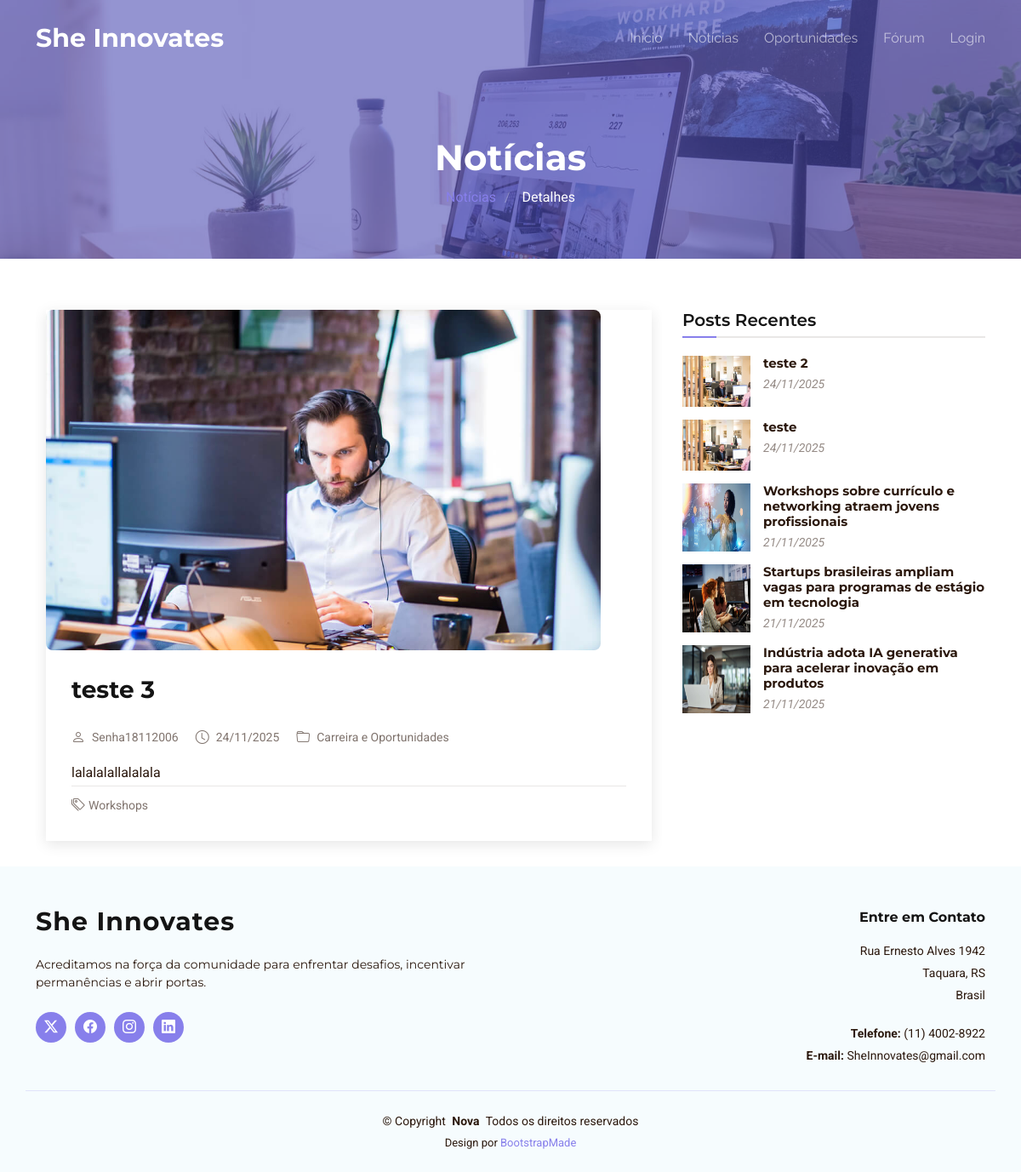
Screenshot of /Back-End-Projeto-Integrador/UserAnonimo/blog-details.php?id=11 with the database file from the repository.
### tables this page shows
CREATE TABLE `noticias` (
  `noticia_id` int NOT NULL,
  `titulo` varchar(255) NOT NULL,
  `conteudo` text NOT NULL,
  `imagem_capa` varchar(255) DEFAULT NULL,
  `categoria_id` int NOT NULL,
  `autor_id` int NOT NULL,
  `status` enum('rascunho','publicado','arquivado') DEFAULT 'rascunho',
  `data_publicacao` timestamp NULL DEFAULT NULL,
  `data_criacao` timestamp NULL DEFAULT CURRENT_TIMESTAMP,
  `data_atualizacao` timestamp NULL DEFAULT CURRENT_TIMESTAMP ON UPDATE CURRENT_TIMESTAMP
);

CREATE TABLE `usuarios` (
  `usuario_id` int NOT NULL,
  `nome_usuario` varchar(50) NOT NULL,
  `email` varchar(100) NOT NULL,
  `senha` varchar(255) NOT NULL,
  `is_admin` tinyint(1) NOT NULL DEFAULT '0',
  `data_cadastro` timestamp NULL DEFAULT CURRENT_TIMESTAMP
);

CREATE TABLE `categorias` (
  `categoria_id` int NOT NULL,
  `nome_categoria` varchar(100) NOT NULL,
  `descricao` text,
  `data_criacao` timestamp NULL DEFAULT CURRENT_TIMESTAMP
);

### Back-End-Projeto-Integrador/UserAnonimo/blog-details.php (the view, shortened to what this page needs)
<?php
require_once '../Include/conexao.php';
$noticia_id = mysqli_real_escape_string($con, $_GET['id']);
$query = "SELECT n.*, c.nome_categoria, u.nome_usuario
          FROM noticias n
          JOIN categorias c ON n.categoria_id = c.categoria_id
          JOIN usuarios u ON n.autor_id = u.usuario_id
          WHERE n.noticia_id = '$noticia_id' AND n.status = 'publicado'";
$result = mysqli_query($con, $query);
$noticia = mysqli_fetch_assoc($result);
$tags_query = "SELECT t.nome_tag
               FROM tags t
               JOIN noticias_tags nt ON t.tag_id = nt.tag_id
               WHERE nt.noticia_id = '$noticia_id'";
$tags_result = mysqli_query($con, $tags_query);
$tags = [];
if ($tags_result) {
    while ($tag = mysqli_fetch_assoc($tags_result)) {
        $tags[] = $tag['nome_tag'];
    }
}
$categoria_display = [
    'inovacao' => 'Inovação e Tendências',
    'carreira' => 'Carreira e Oportunidades',
    'educacao' => 'Educação e Capacitação',
    'startups' => 'Startups e Iniciativas Inovadoras',
    'eventos' => 'Eventos e Conexões',
    'tecnologia' => 'Tecnologia e Impacto Social'
];
$categoria_nome = $categoria_display[$noticia['nome_categoria']] ?? $noticia['nome_categoria'];
$data_formatada = date('d/m/Y', strtotime($noticia['data_publicacao']));
?>
<!DOCTYPE html>
<html lang="pt-BR">
<head>
  <?php
  require("../Include/hrefCssHead.php");
  ?>
</head>
<body class="blog-details-page">
  <?php require_once __DIR__ . '/../Include/menuADM.php'; ?>
  <main class="main">
    <div class="page-title dark-background" data-aos="fade" style="background-image: url(../assets/img/blog-page-title-bg.jpg);">
      <div class="container">
        <h1>Notícias</h1>
        <nav class="breadcrumbs">
          <ol>
            <li><a href="blog.php">Notícias</a></li>
            <li> Detalhes</li>
          </ol>
        </nav>
      </div>
    </div>
    <div class="container">
      <div class="row">
        <div class="col-lg-8">
          <section id="blog-details" class="blog-details section">
            <div class="container">
              <article class="article">
                <div class="post-img">
                  <?php if ($noticia['imagem_capa']): ?>
                    <img src="../<?php echo $noticia['imagem_capa']; ?>" alt="<?php echo htmlspecialchars($noticia['titulo']); ?>" class="img-fluid">
                  <?php else: ?>
                    <img src="../assets/img/blog/blog-1.jpg" alt="Imagem padrão" class="img-fluid">
                  <?php endif; ?>
                </div>
                <h2 class="title"><?php echo htmlspecialchars($noticia['titulo']); ?></h2>
                <div class="meta-top">
                  <ul>
                    <li class="d-flex align-items-center"><i class="bi bi-person"></i>
                      <a href="#"><?php echo htmlspecialchars($noticia['nome_usuario']); ?></a>
                    </li>
                    <li class="d-flex align-items-center"><i class="bi bi-clock"></i>
                      <a href="#"><time datetime="<?php echo $noticia['data_publicacao']; ?>">
                        <?php echo $data_formatada; ?>
                      </time></a>
                    </li>
                    <li class="d-flex align-items-center"><i class="bi bi-folder"></i>
                      <a href="#"><?php echo $categoria_nome; ?></a>
                    </li>
                  </ul>
                </div>
                <div class="content">
                  <?php
                  $conteudo_formatado = nl2br(htmlspecialchars($noticia['conteudo']));
                  echo '<div class="text-justified">' . $conteudo_formatado . '</div>';
                  ?>
                </div>
                <div class="meta-bottom">
                  <i class="bi bi-tags"></i>
                  <ul class="tags">
                    <?php foreach ($tags as $tag): ?>
                      <li><a href="#"><?php echo $tag; ?></a></li>
                    <?php endforeach; ?>
                  </ul>
                </div>
              </article>
            </div>
          </section>
        </div>
        <div class="col-lg-4 sidebar">
          <div class="widgets-container">
            <div class="recent-posts-widget widget-item">
              <h3 class="widget-title">Posts Recentes</h3>
              <?php
              $recent_query = "SELECT n.noticia_id, n.titulo, n.imagem_capa, n.data_publicacao
                              FROM noticias n
                              WHERE n.status = 'publicado'
                              AND n.noticia_id != '$noticia_id'
                              ORDER BY n.data_publicacao DESC
                              LIMIT 5";
              $recent_result = mysqli_query($con, $recent_query);
              if ($recent_result && mysqli_num_rows($recent_result) > 0) {
                  while ($recent = mysqli_fetch_assoc($recent_result)) {
                      $recent_data = date('d/m/Y', strtotime($recent['data_publicacao']));
                      ?>
                      <div class="post-item">
                          <?php if ($recent['imagem_capa']): ?>
                              <img src="../<?php echo $recent['imagem_capa']; ?>" alt="<?php echo htmlspecialchars($recent['titulo']); ?>" class="flex-shrink-0">
                          <?php else: ?>
                              <img src="../assets/img/blog/blog-recent-1.jpg" alt="Imagem padrão" class="flex-shrink-0">
                          <?php endif; ?>
                          <div>
                              <h4><a href="blog-details.php?id=<?php echo $recent['noticia_id']; ?>">
                                  <?php echo htmlspecialchars($recent['titulo']); ?>
                              </a></h4>
                              <time datetime="<?php echo $recent['data_publicacao']; ?>"><?php echo $recent_data; ?></time>
                          </div>
                      </div>
                      <?php
                  }
              } else {
                  echo '<p>Nenhum post recente encontrado.</p>';
              }
              ?>
            </div>
          </div>
        </div>
      </div>
    </div>
  </main>
  <footer id="footer" class="footer light-background">
    <?php require("../Include/footer.php"); ?>
  </footer>
</body>
</html>

### Back-End-Projeto-Integrador/UserAnonimo/blog-details.php (style rules this page uses)
.blog-details .post-img { width: 100%; height: 400px; border-radius: 8px; }
.blog-details .post-img img { width: 100%; height: 100%; object-fit: cover; object-position: center; }
.blog-details .content { text-align: justify; line-height: 1.8; }

### rows the page displays
noticias: titulo "teste 3", autor.nome_usuario "Senha18112006", data_publicacao "24/11/2025", categoria.nome_categoria "Carreira e Oportunidades", conteudo "lalalalallalalala"
noticias: titulo "teste 2", data_publicacao "24/11/2025"
noticias: titulo "teste", data_publicacao "24/11/2025"
noticias: imagem_capa (picture), titulo "Workshops sobre currículo e networking atraem jovens profissionais", data_publicacao "21/11/2025"
noticias: imagem_capa (picture), titulo "Startups brasileiras ampliam vagas para programas de estágio em tecnologia", data_publicacao "21/11/2025"
noticias: imagem_capa (picture), titulo "Indústria adota IA generativa para acelerar inovação em produtos", data_publicacao "21/11/2025"

### other values shown
$tag "Workshops"
